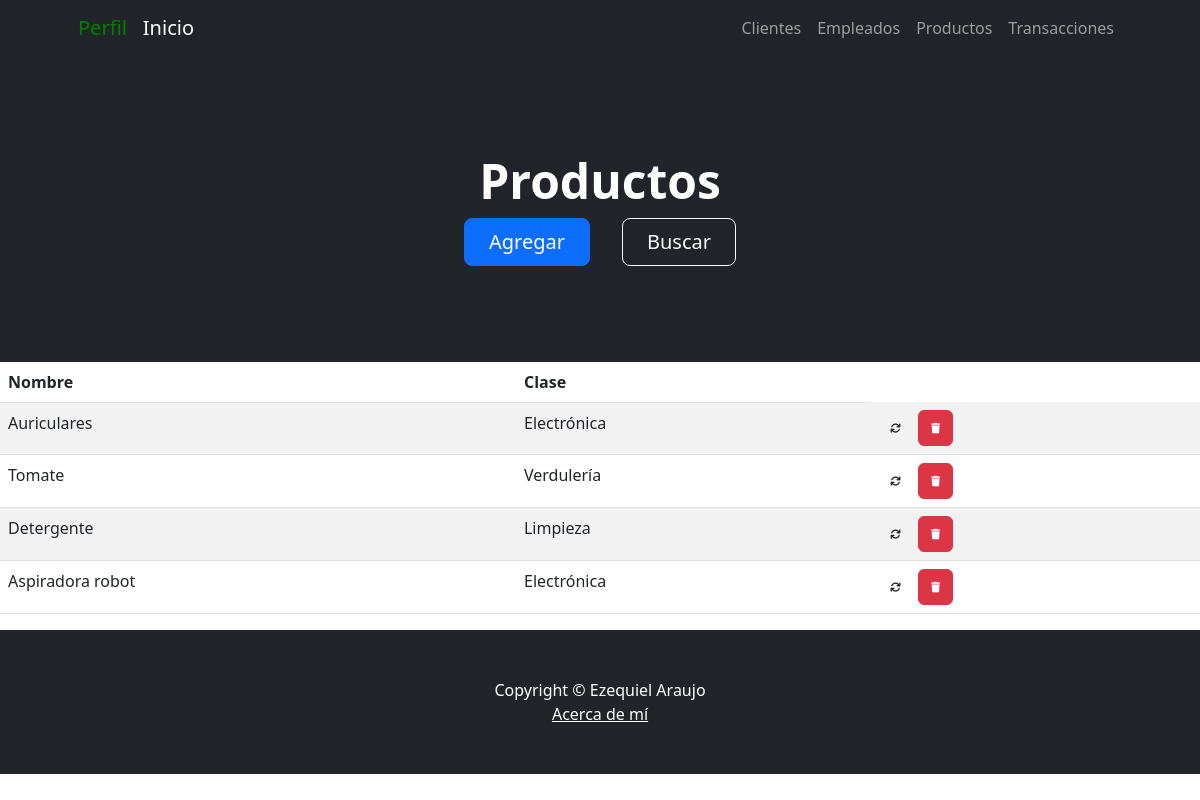
The app's page /productos/ (signed in) with its own data.
### aplicacion/models.py (models this page shows, shortened)
class Producto(models.Model):
    nombre = models.CharField(max_length=50)
    clase = models.CharField(max_length=50)

### aplicacion/views.py (the view)
# urls.py: path('productos/', ProductoList.as_view() , name = "productos"),
class ProductoList(LoginRequiredMixin, ListView):
    model = Producto

### aplicacion/templates/aplicacion/producto_list.html (shortened to what this page needs)
{% extends "aplicacion/index.html" %}
{%block titulo%}
<h1 class="display-5 fw-bolder text-white mb-2">Productos</h1>
{%endblock titulo%}
{%block boton%}
<div class="d-grid gap-3 d-sm-flex justify-content-sm-center">
    <a class="btn btn-primary btn-lg px-4 me-sm-3" href="{% url 'productos_create' %}">Agregar</a>
    <a class="btn btn-outline-light btn-lg px-4" href="{% url 'productos_s' %}">Buscar</a>
</div>
{%endblock boton%}
{%block cuerpo%}
<table class="table table-striped">
    <thead>
        <tr>
            <th>Nombre</th>
            <th>Clase</th>
        </tr>
    </thead>
    <tbody>
    {% for c in producto_list  %}
        <tr>
            <td>{{ c.nombre }}</td>
            <td>{{ c.clase }}</td>
            <td>
                <a
                  href="{% url 'productos_u' c.id %}"
                  class="btn btn-default"
                  style="--bs-btn-padding-y: .5rem; --bs-btn-padding-x: .75rem; --bs-btn-font-size: .75rem;"
                  >
                </a>
                <a
                  href="{% url 'productos_d' c.id %}"
                  class="btn btn-danger"
                  style="--bs-btn-padding-y: .5rem; --bs-btn-padding-x: .75rem; --bs-btn-font-size: .75rem;"
                  >
        </tr>
    {% endfor %}
    </tbody>
</table>
{%endblock cuerpo%}

### records on screen
Producto: nombre "Auriculares", clase "Electrónica"
Producto: nombre "Tomate", clase "Verdulería"
Producto: nombre "Detergente", clase "Limpieza"
Producto: nombre "Aspiradora robot", clase "Electrónica"
